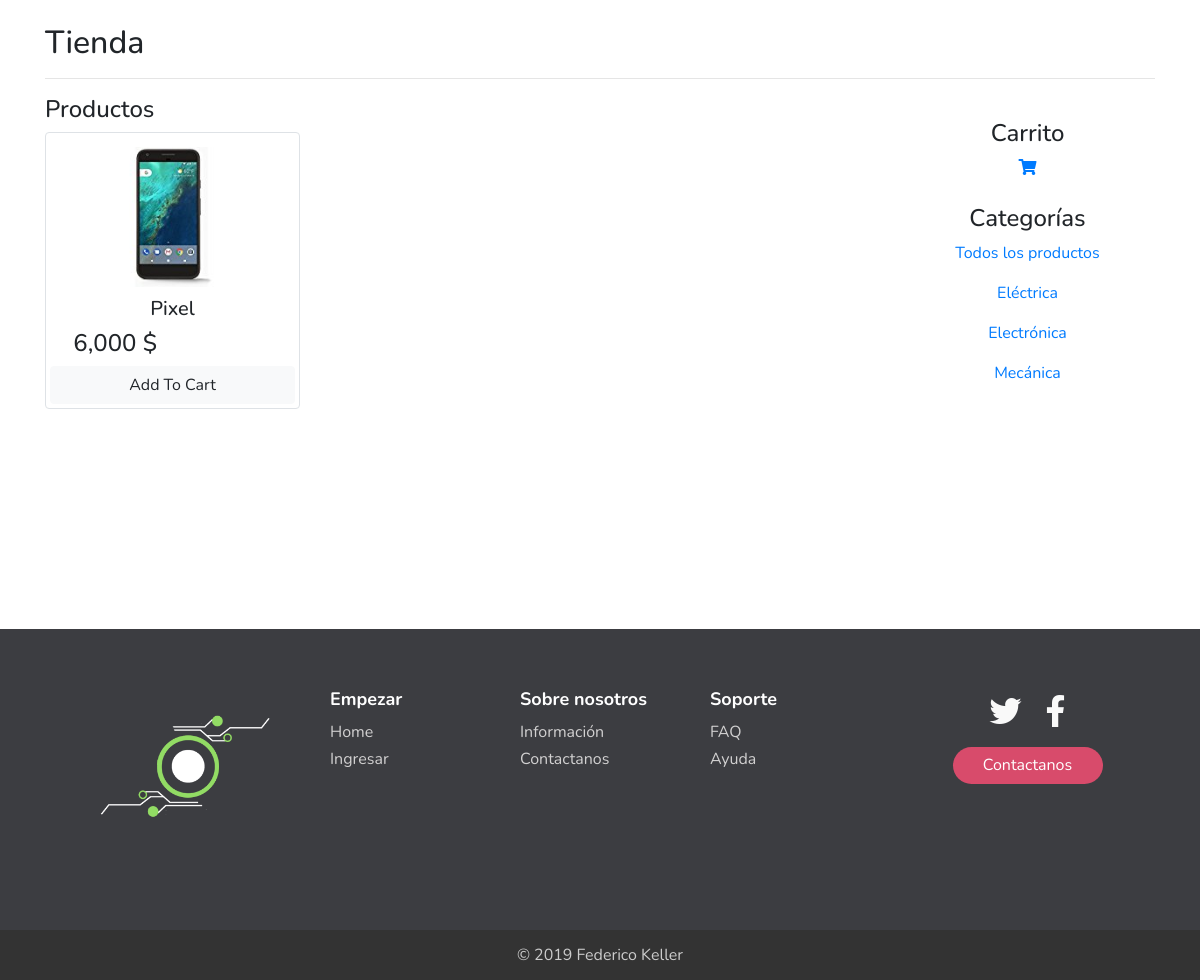
The page /index.php/product/get_mecanica on the database its author committed.
### tables this page shows
CREATE TABLE `piezas_electronicas` (
  `id_pie` int(10) UNSIGNED NOT NULL,
  `nombre_pie` varchar(50) NOT NULL,
  `precio_pie` decimal(10,2) NOT NULL,
  `descripcion_pie` text NOT NULL,
  `cantidad_pie` int(10) NOT NULL,
  `descuento_pie` int(10) NOT NULL,
  `imagen_pie` varchar(50) NOT NULL,
  `creacion_pie` timestamp NOT NULL DEFAULT CURRENT_TIMESTAMP,
  `estaBorrado` tinyint(1) NOT NULL DEFAULT '0',
  `fueObtenido` tinyint(1) NOT NULL DEFAULT '0',
  `id_cat_fk` int(10) UNSIGNED NOT NULL
);

### application/controllers/Product.php (called while the page is built, shortened)
  <?php
class Product extends CI_Controller
{
    function __construct()
    {
        $this->load->model('piezas_model');
    }
    function get_mecanica()
    {
        $data['piezas'] = $this->piezas_model->get_mecanica_product();
        $this->load->view('mecanica', $data);
    }
}

### index.php (called while the page is built, shortened)
<?php
require_once BASEPATH.'core/CodeIgniter.php';

### application/models/piezas_model.php (called while the page is built, shortened)
<?php
Class Piezas_Model extends CI_Model {
         function get_mecanica_product(){
      $this->db->select('*');
      $this->db->from('piezas_electronicas');
      $this->db->join('piezas_categoria as cat','cat.id_cat = piezas_electronicas.id_cat_fk','left');
      $this->db->where('estaBorrado', 0);
 	  $this->db->where('cat.nombre_cat', 'Mecánica');
      $result = $this->db->get();
      return $result;
    }
}
?>

### application/views/mecanica.php (the view, shortened to what this page needs)
<!DOCTYPE html>
<html lang="en">
   <head>
 <?php include('links.php'); ?>
<link rel="stylesheet" type="text/css" href="<?php echo base_url(); ?>assets\css\footer_style.css">
<link rel="stylesheet" type="text/css" href="<?php echo base_url(); ?>assets\css\catalogo_style.css">
   </head>
   <body>
       <div class="container">
           <br/>
           <h2>Tienda</h2>
           <hr/>
           <div class="row">
               <div class="col-md-9">
                   <h4>Productos</h4>
                   <div class="row">
                       <?php foreach ($piezas->result() as $row) : ?>
                           <div class="col-md-4">
                               <div id="thumb" class="img-thumbnail">
                                     <div class="img-box text-center">
                                       <img src="<?php echo base_url().'assets/images/'.$row->imagen_pie;?>" class="img-responsive img-fluid contain">
                                     </div>
                                   <div class="caption text-center">
                                       <h5><?php echo $row->nombre_pie;?></h5>
                                       <div class="row">
                                           <div class="col-md-7">
                                               <h4><?php echo number_format($row->precio_pie);?> $</h4>
                                           </div>
                                           <div class="col-md-5">
                                           </div>
                                       </div>
                                       <button class="add_cart btn btn-light btn-block" data-productid="<?php echo $row->id_pie;?>" data-productname="<?php echo $row->nombre_pie;?>" data-productprice="<?php echo $row->precio_pie;?>">Add To Cart</button>
                                   </div>
                               </div>
                           </div>
                           <?php endforeach;?>
                   </div>
               </div>
               <div class="col-md-3 text-center">
                   <br />
                   <h4>Carrito</h4>
                       <a href="<?php echo base_url(); ?>show_cart"><i class="fas fa-shopping-cart"></i></a>
                    <br />
                     <br />
                    <h4>Categorías</h4>
                    <p><a href="<?php echo base_url(); ?>cart">Todos los productos</a></p>
                    <p><a href="<?php echo base_url(); ?>electrica">Eléctrica</a></p>
                    <p><a href="<?php echo base_url(); ?>electronica">Electrónica</a></p>
                    <p><a href="<?php echo base_url(); ?>mecanica">Mecánica</a></p>
               </div>
           </div>
       </div>
       <div class="content_footer">
       </div>
  <?php include('footer.php'); ?>
   </body>
   </html>

### assets/css/footer_style.css (style rules this page uses)
html { height: 100%; }
body { display: flex; display: -webkit-flex; flex-direction: column; -webkit-flex-direction: column; height: 100%; }
.content_footer { flex: 1 0 auto; -webkit-flex: 1 0 auto; min-height: 200px; }

### assets/css/catalogo_style.css (style rules this page uses)
body { font-family: "Nunito", sans-serif; }
img { padding-top: 10px; padding-bottom: 10px; }
#thumb { margin-bottom: 20px; }
.contain { object-fit: contain; height: 100%; }
.img-box { height: 160px; width: 100%; position: relative; }

### rows shown on the page
piezas_electronicas: imagen_pie (picture), nombre_pie "Pixel", precio_pie "6,000"
